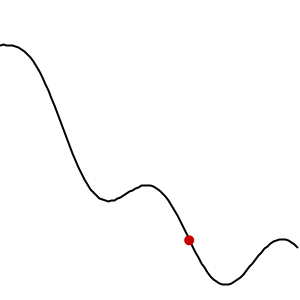
Frame 1 (no input)
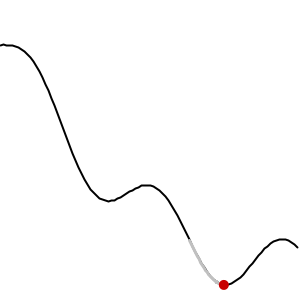
Frame 60 (the mouse pressed at the canvas centre just before this capture)
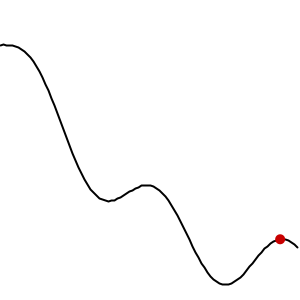
Frame 120 (the mouse held since frame 60 and released just before this capture)

The Processing sketch that drew these frames (run headless with seeded random() and noise(); from frame 60 on, the mouse is pressed at the canvas centre):

// Processing sketch: processing_150950
// ── processing_150950.pde

//Gradient descent optimization
//
// Andrea Vannini 2012
// 


Function f;
Particle pt;

float learningRate = 1;
ArrayList <PVector>ptStore; 

void setup()
{
  
  f = new Function();
  pt = new Particle(f, learningRate);
  
  ptStore = new ArrayList<PVector>();
  background(255);
  size(300, 300);
  smooth();
  ellipseMode(CENTER);
}

void draw()
{
  pt.optimize();
  PVector v = new PVector(pt.x, pt.y);
  ptStore.add(v);
  
  
  background(255);
  f.draw();
  stroke(192);
  strokeWeight(3);
  beginShape();
  for(int i = 0; i < ptStore.size(); i++)
  {
    
    vertex(ptStore.get(i).x,300-ptStore.get(i).y);
  }
  endShape();
  pt.draw();
  
}

void mousePressed()
{
  setup();
}






class Function 
{
  Function()
  {
  }

  float f(float x)
  {
    return 30*sin(0.05*x)+pow(0.05*x-15,2)+30;
  }
  void draw()
  {
    stroke(0);
    strokeWeight(2);
    noFill();
    beginShape();
    for (int i = 0; i < 100; i++)
    {
      vertex(3*i, 300-f(3*i));
    }
    endShape();
  }
}
class Particle
{
  float x;
  float y;

  float xNew;
  float yNew;

  float lr;

  Function func;

  Particle(Function func_, float lr_)
  {
    func = func_;
    lr = lr_;

    x = random(0, 300);
    xNew = x + random(-10, 10);


    update();
  }

  void update()
  {
    y = func.f(x);
    yNew = func.f(xNew);
  }


  void optimize()
  {
    if (abs(xNew - x) > 0.1)
    {
      float der = (yNew-y)/(xNew-x);
      x = xNew;
      //xNew = x - lr * func.f(x);
      xNew = x - lr * der;
      update();
    }
    println("Local Minimum @ " + xNew);
  }

  void draw()
  {
    stroke(0, 0, 200);
    strokeWeight(1);
    line(x, 300-y, xNew, 300-yNew);
    noStroke();
    fill(200, 0, 0);
    ellipse(x, 300-y, 10, 10);
  }
}
